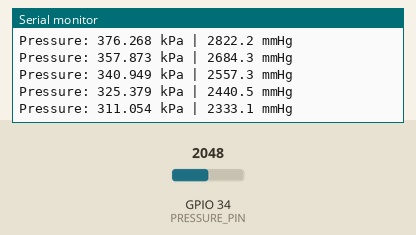
Bench run of a sketch on a simulated ESP32. Shown: the last lines printed to the serial monitor. The inputs (shaded band) are chosen by the test bench; at power-on: GPIO 34 (PRESSURE_PIN) = 2048.

Above: at 1.2 s.
1.3 s: GPIO 34 (PRESSURE_PIN) set to 2866
At 1.41 s:
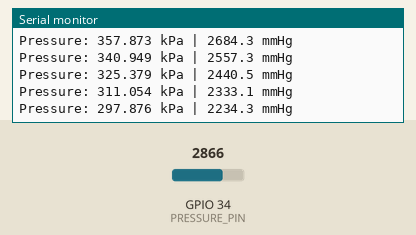
2.8 s: GPIO 34 (PRESSURE_PIN) set to 3603
At 2.86 s:
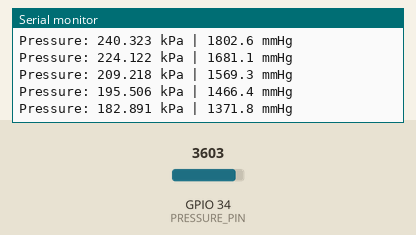
Timing chart, 0 to 5.8 s (numbered marks = the images above; inputs shaded):
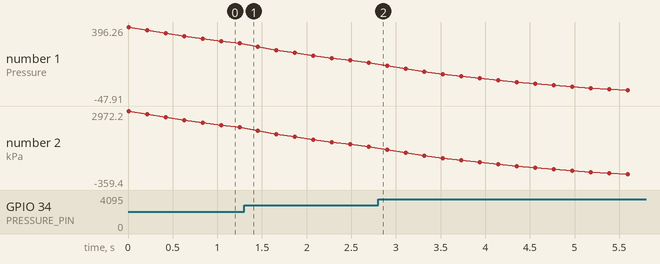

Measured:
- plotted number 1: 297.88 → 182.89 after the input at 1.3 s, 182.89 → -47.91 after the input at 2.8 s
- plotted number 2: 2234.3 → 1371.8 after the input at 1.3 s, 1371.8 → -359.4 after the input at 2.8 s

The sketch:

sensor_calibration_solvin.ino
```cpp
#define PRESSURE_PIN 34

float V0 = 2.5387;           // Measured zero voltage
float SLOPE_KPA = 164.65;    // Calculated from real calibration
float ZERO_DEADBAND_MMHG = 2.0;

float filteredVoltage = 0;
float alpha = 0.08;

void setup() {
  Serial.begin(115200);
  analogSetPinAttenuation(PRESSURE_PIN, ADC_11db);
}

float readFilteredVoltage() {
  long sum = 0;

  for(int i = 0; i < 60; i++)
    sum += analogReadMilliVolts(PRESSURE_PIN);

  float voltage = (sum / 60.0) / 1000.0;

  // IIR filter
  filteredVoltage = alpha * voltage + (1 - alpha) * filteredVoltage;

  return filteredVoltage;
}

void loop() {

  float voltage = readFilteredVoltage();

  float pressure_kPa = (V0 - voltage) * SLOPE_KPA;
  float pressure_mmHg = pressure_kPa * 7.50062;

  // Zero deadband
  if (abs(pressure_mmHg) < ZERO_DEADBAND_MMHG) {
    pressure_mmHg = 0;
    pressure_kPa = 0;
  }

  Serial.print("Pressure: ");
  Serial.print(pressure_kPa, 3);
  Serial.print(" kPa | ");
  Serial.print(pressure_mmHg, 1);
  Serial.println(" mmHg");

  delay(200);
}
```
